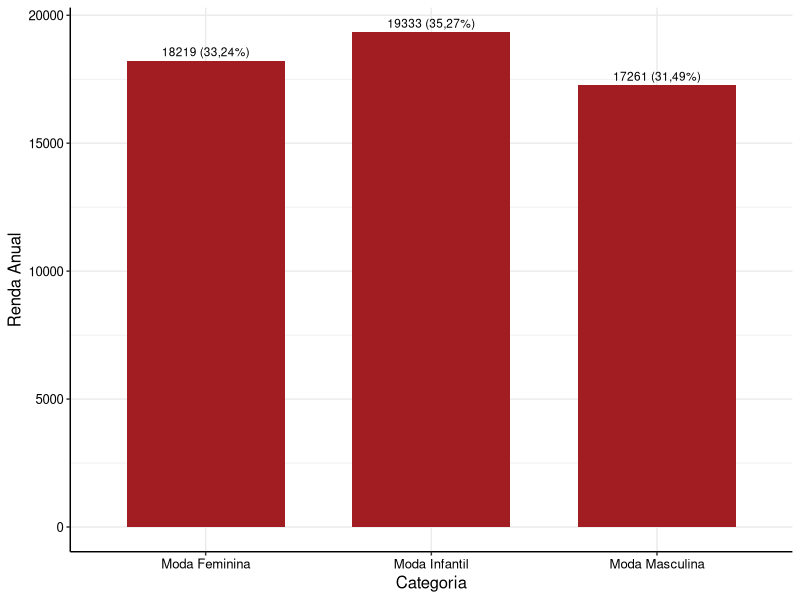
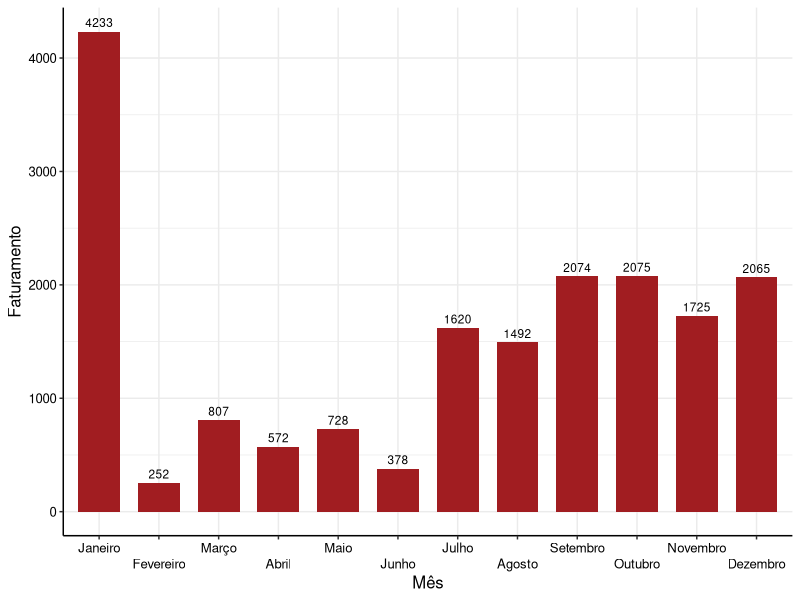
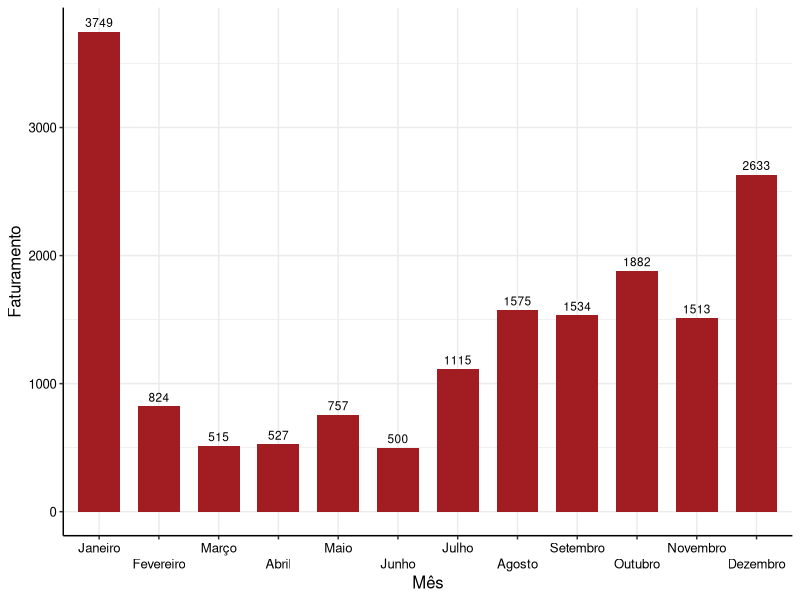
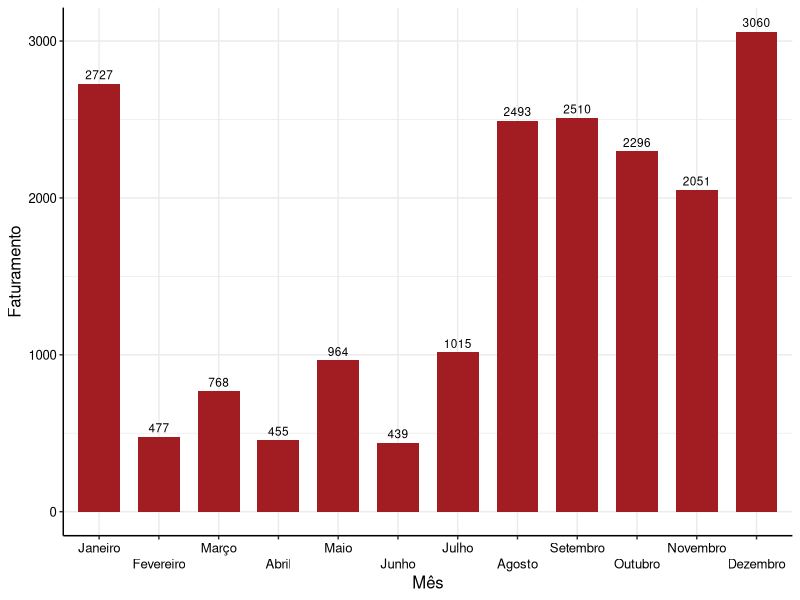
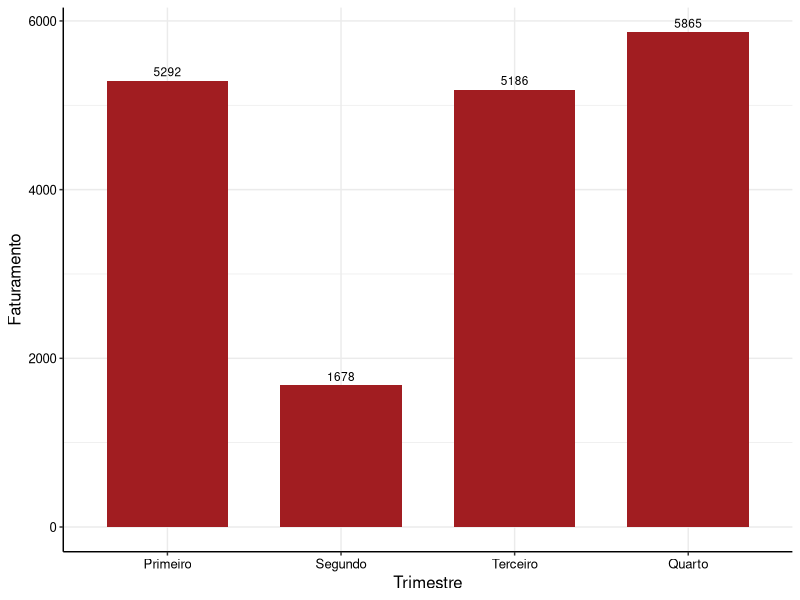
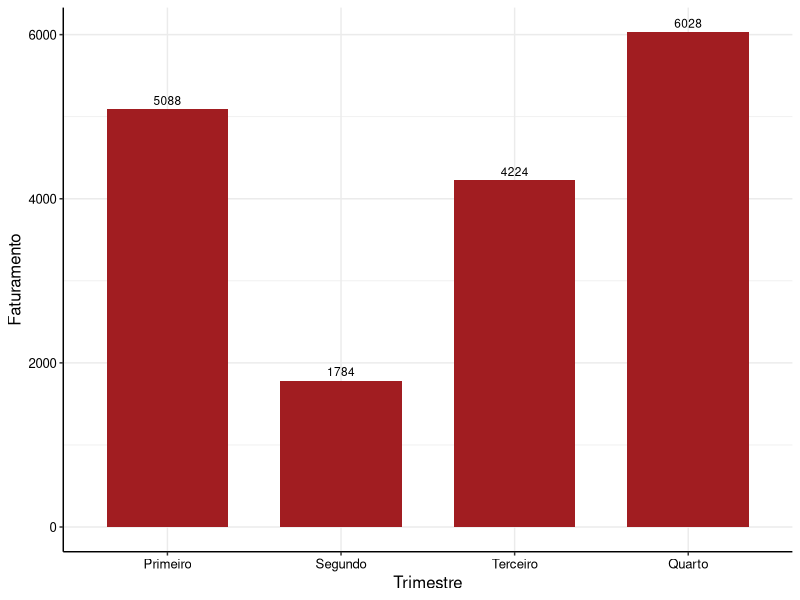
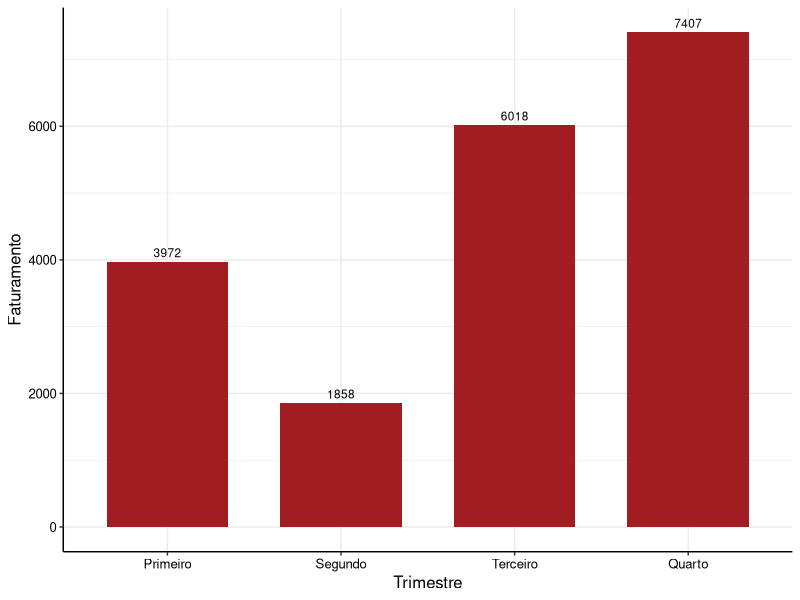

Here is the R script that generated these plots, in order:
# Importando pacotes

library(tidyverse)

# Definindo o tema para gráficos

cores_estat <- c("#A11D21", "#003366", "#CC9900", "#663333", "#FF6600", "#CC9966", "#999966", "#006606", "#008091", "#041835", "#666666")

theme_estat <- function(...) {
  theme <- ggplot2::theme_bw() +
    ggplot2::theme(
      axis.title.y = ggplot2::element_text(colour = "black", size = 12),
      axis.title.x = ggplot2::element_text(colour = "black", size = 12),
      axis.text = ggplot2::element_text(colour = "black", size = 9.5),
      panel.border = ggplot2::element_blank(),
      axis.line = ggplot2::element_line(colour = "black"),
      legend.position = "top",
      ...
    )
  
  return(
    list(
      theme,
      scale_fill_manual(values = cores_estat),
      scale_colour_manual(values = cores_estat)
    )
  )
}

# Definindo o dataframe para os dados das vendas

vendas <- read.csv('vendas.csv')

# Separando as categorias de produtos

feminina <- vendas[vendas$Category == "Women's Fashion", "Price"]
masculina <- vendas[vendas$Category == "Men's Fashion", "Price"]
infantil <- vendas[vendas$Category == "Kids' Fashion", "Price"]

# Calculando a renda anual de cada categoria

rfem = sum(feminina, na.rm = T)
rmas = sum(masculina, na.rm = T)
rinf = sum(infantil, na.rm = T)

# Criando um novo dataframe para elaboração de gráficos

Categorias <- c("Moda Feminina", "Moda Masculina", "Moda Infantil")
Renda.Anual <- c(rfem, rmas, rinf)
Freq.Rel <- c("33,24%", "31,49%", "35,27%")

rendas_anuais <- data.frame(Categorias, Renda.Anual, Freq.Rel)

# Primeiro gráfico de frequências

label = str_c(Renda.Anual, " (", Freq.Rel, ")")
RA1 <- ggplot(rendas_anuais) +
  aes(x = Categorias, y = Renda.Anual, label = label) +
  geom_bar(stat = "identity", fill = "#A11D21", width = 0.7) +
  geom_text(
    position = position_dodge(width = .9),
    vjust = -0.5, #hjust = .5,
    size = 3
  ) + 
  labs(x = "Categoria", y = "Renda Anual") +
  theme_estat()
RA1

# Correção da Primeira Entrega Parcial

# Separando as vendas por mês

jan = vendas[substr(vendas$Data.Venda,1,2) == "1/", ]
fev = vendas[substr(vendas$Data.Venda,1,2) == "2/", ]
mar = vendas[substr(vendas$Data.Venda,1,2) == "3/", ]
abr = vendas[substr(vendas$Data.Venda,1,2) == "4/", ]
mai = vendas[substr(vendas$Data.Venda,1,2) == "5/", ]
jun = vendas[substr(vendas$Data.Venda,1,2) == "6/", ]
jul = vendas[substr(vendas$Data.Venda,1,2) == "7/", ]
ago = vendas[substr(vendas$Data.Venda,1,2) == "8/", ]
set = vendas[substr(vendas$Data.Venda,1,2) == "9/", ]
out = vendas[substr(vendas$Data.Venda,1,2) == "10", ]
nov = vendas[substr(vendas$Data.Venda,1,2) == "11", ]
dez = vendas[substr(vendas$Data.Venda,1,2) == "12", ]

# Separando o faturamento dos meses por categoria

fjan <- jan[jan$Category == "Women's Fashion", "Price"]
ffev <- fev[fev$Category == "Women's Fashion", "Price"]
fmar <- mar[mar$Category == "Women's Fashion", "Price"]
fabr <- abr[abr$Category == "Women's Fashion", "Price"]
fmai <- mai[mai$Category == "Women's Fashion", "Price"]
fjun <- jun[jun$Category == "Women's Fashion", "Price"]
fjul <- jul[jul$Category == "Women's Fashion", "Price"]
fago <- ago[ago$Category == "Women's Fashion", "Price"]
fset <- set[set$Category == "Women's Fashion", "Price"]
fout <- out[out$Category == "Women's Fashion", "Price"]
fnov <- nov[nov$Category == "Women's Fashion", "Price"]
fdez <- dez[dez$Category == "Women's Fashion", "Price"]

mjan <- jan[jan$Category == "Men's Fashion", "Price"]
mfev <- fev[fev$Category == "Men's Fashion", "Price"]
mmar <- mar[mar$Category == "Men's Fashion", "Price"]
mabr <- abr[abr$Category == "Men's Fashion", "Price"]
mmai <- mai[mai$Category == "Men's Fashion", "Price"]
mjun <- jun[jun$Category == "Men's Fashion", "Price"]
mjul <- jul[jul$Category == "Men's Fashion", "Price"]
mago <- ago[ago$Category == "Men's Fashion", "Price"]
mset <- set[set$Category == "Men's Fashion", "Price"]
mout <- out[out$Category == "Men's Fashion", "Price"]
mnov <- nov[nov$Category == "Men's Fashion", "Price"]
mdez <- dez[dez$Category == "Men's Fashion", "Price"]

ijan <- jan[jan$Category == "Kids' Fashion", "Price"]
ifev <- fev[fev$Category == "Kids' Fashion", "Price"]
imar <- mar[mar$Category == "Kids' Fashion", "Price"]
iabr <- abr[abr$Category == "Kids' Fashion", "Price"]
imai <- mai[mai$Category == "Kids' Fashion", "Price"]
ijun <- jun[jun$Category == "Kids' Fashion", "Price"]
ijul <- jul[jul$Category == "Kids' Fashion", "Price"]
iago <- ago[ago$Category == "Kids' Fashion", "Price"]
iset <- set[set$Category == "Kids' Fashion", "Price"]
iout <- out[out$Category == "Kids' Fashion", "Price"]
inov <- nov[nov$Category == "Kids' Fashion", "Price"]
idez <- dez[dez$Category == "Kids' Fashion", "Price"]

# Análise destrinchada do faturamento anual por categoria

# Criando tabelas para cada categoria

Meses <- c("Janeiro", "Fevereiro", "Março", "Abril", "Maio", "Junho", "Julho", "Agosto", "Setembro", "Outubro", "Novembro", "Dezembro")
RendasF <- c((sum(fjan, na.rm = T)),(sum(ffev, na.rm = T)),(sum(fmar, na.rm = T)),(sum(fabr, na.rm = T)),(sum(fmai, na.rm = T)),(sum(fjun, na.rm = T)),(sum(fjul, na.rm = T)),(sum(fago, na.rm = T)),(sum(fset, na.rm = T)),(sum(fout, na.rm = T)),(sum(fnov, na.rm = T)),(sum(fdez, na.rm = T)))
RendasM <- c((sum(mjan, na.rm = T)),(sum(mfev, na.rm = T)),(sum(mmar, na.rm = T)),(sum(mabr, na.rm = T)),(sum(mmai, na.rm = T)),(sum(mjun, na.rm = T)),(sum(mjul, na.rm = T)),(sum(mago, na.rm = T)),(sum(mset, na.rm = T)),(sum(mout, na.rm = T)),(sum(mnov, na.rm = T)),(sum(mdez, na.rm = T)))
RendasI <- c((sum(ijan, na.rm = T)),(sum(ifev, na.rm = T)),(sum(imar, na.rm = T)),(sum(iabr, na.rm = T)),(sum(imai, na.rm = T)),(sum(ijun, na.rm = T)),(sum(ijul, na.rm = T)),(sum(iago, na.rm = T)),(sum(iset, na.rm = T)),(sum(iout, na.rm = T)),(sum(inov, na.rm = T)),(sum(idez, na.rm = T)))

FatF <- data.frame(Meses, RendasF)
FatF$Meses <- factor(FatF$Meses, levels = unique(FatF$Meses), ordered = T)
FatM <- data.frame(Meses, RendasM)
FatM$Meses <- factor(FatM$Meses, levels = unique(FatM$Meses), ordered = T)
FatI <- data.frame(Meses, RendasI)
FatI$Meses <- factor(FatI$Meses, levels = unique(FatI$Meses), ordered = T)

# Elaboração dos Gráficos

RF1 <- ggplot(FatF) +
  aes(x = Meses, y = RendasF, label = RendasF) +
  geom_bar(stat = "identity", fill = "#A11D21", width = 0.7) +
  geom_text(
    position = position_dodge(width = .9),
    vjust = -0.5, #hjust = .5,
    size = 3
  ) + 
  labs(x = "Mês", y = "Faturamento") + scale_x_discrete(guide = guide_axis(n.dodge=2)) +
  theme_estat()
RF1

RM1 <- ggplot(FatM) +
  aes(x = Meses, y = RendasM, label = RendasM) +
  geom_bar(stat = "identity", fill = "#A11D21", width = 0.7) +
  geom_text(
    position = position_dodge(width = .9),
    vjust = -0.5, #hjust = .5,
    size = 3
  ) + 
  labs(x = "Mês", y = "Faturamento") + scale_x_discrete(guide = guide_axis(n.dodge=2)) +
  theme_estat()
RM1

RI1 <- ggplot(FatI) +
  aes(x = Meses, y = RendasI, label = RendasI) +
  geom_bar(stat = "identity", fill = "#A11D21", width = 0.7) +
  geom_text(
    position = position_dodge(width = .9),
    vjust = -0.5, #hjust = .5,
    size = 3
  ) + 
  labs(x = "Mês", y = "Faturamento") + scale_x_discrete(guide = guide_axis(n.dodge=2)) +
  theme_estat()
RI1


# Gráficos trimestrais e semestrais

FattF <- data.frame(Trimestre = c("Primeiro", "Segundo", "Terceiro", "Quarto"), Faturamento = c(5292, 1678, 5186, 5865))
FattF$Trimestre <- factor(FattF$Trimestre, levels = unique(FattF$Trimestre), ordered = T)
FattM <- data.frame(Trimestre = c("Primeiro", "Segundo", "Terceiro", "Quarto"), Faturamento = c(5088, 1784, 4224, 6028))
FattM$Trimestre <- factor(FattM$Trimestre, levels = unique(FattM$Trimestre), ordered = T)
FattI <- data.frame(Trimestre = c("Primeiro", "Segundo", "Terceiro", "Quarto"), Faturamento = c(3972, 1858, 6018, 7407))
FattI$Trimestre <- factor(FattI$Trimestre, levels = unique(FattI$Trimestre), ordered = T)

ggplot(FattF) +
  aes(x = Trimestre, y = Faturamento, label = Faturamento) +
  geom_bar(stat = "identity", fill = "#A11D21", width = 0.7) +
  geom_text(
    position = position_dodge(width = .9),
    vjust = -0.5, #hjust = .5,
    size = 3
  ) + 
  labs(x = "Trimestre", y = "Faturamento") +
  theme_estat()

ggplot(FattM) +
  aes(x = Trimestre, y = Faturamento, label = Faturamento) +
  geom_bar(stat = "identity", fill = "#A11D21", width = 0.7) +
  geom_text(
    position = position_dodge(width = .9),
    vjust = -0.5, #hjust = .5,
    size = 3
  ) + 
  labs(x = "Trimestre", y = "Faturamento") +
  theme_estat()

ggplot(FattI) +
  aes(x = Trimestre, y = Faturamento, label = Faturamento) +
  geom_bar(stat = "identity", fill = "#A11D21", width = 0.7) +
  geom_text(
    position = position_dodge(width = .9),
    vjust = -0.5, #hjust = .5,
    size = 3
  ) + 
  labs(x = "Trimestre", y = "Faturamento") +
  theme_estat()
